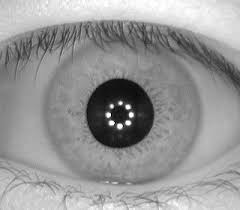
#> input picture IrisTestImages/irisCasia.jpg, 240 x 210 px, given in place of iris6.bmp, which was not available
$ jupyter execute --allow-errors IrisBase.ipynb   (shell and % lines are left out)   (text cells are left out)
#> lines starting #> are read from the running program, lines starting #| are printed output that depends on the picture; after the words box and inside, x2 and y2 are one past the last pixel; in counts of white or black regions, pixels touching at a corner belong together; pictures that were not available may be replaced by others from this repository, and a replacement may not be noted
[cell 1]
from google.colab import files
uploaded = files.upload()
#> the answer given: irisCasia.jpg

#> (a cell that did not finish here is left out)

[cell 3]
import numpy as np
import cv2
import matplotlib.pyplot as plt
import matplotlib.image as mpimg
import scipy.ndimage as nd
import time

[cell 4]
from google.colab import files
uploaded = files.upload()
#> the answer given: aeval1.bmp

[cell 5]
path = '/media/dela/1TB/A Universidad/Electrica/VIII Sem/Procesamiento Digital de Imagenes/IrisRec/IrisRecognition/IrisTestImages/'
image = mpimg.imread(path + 'iris6.bmp')
#> image is the input picture: shape (210, 240, 3); min 0, max 255, mean 150.3
#image =cv2.imread('/content/irisCasia.jpg')
thresh, binary_image = cv2.threshold(image, 110, maxval=255, type=cv2.THRESH_BINARY)
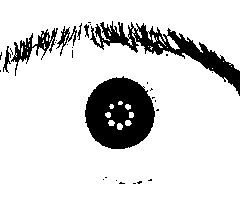
#> binary_image: shape (210, 240, 3); 85.7% white; 31 black regions (24 under 20 px), largest, box (x1, y1, x2, y2) and area: (85, 76, 155, 149) 3687, (90, 21, 240, 96) 2508, (11, 28, 58, 76) 590
blurred_image = cv2.GaussianBlur(binary_image, (9,9), 0)
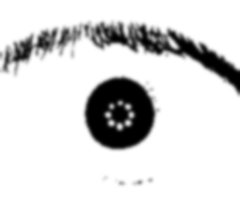
#> blurred_image: shape (210, 240, 3); min 0, max 255, mean 218.6
image = cv2.Canny(blurred_image, 100, 200)
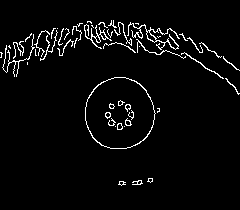
#> image: shape (210, 240); 3.8% white in thin lines or dots, all inside (x1, y1, x2, y2) = (0, 20, 240, 186)
plt.imshow(image)

$ run again, on IrisTestImages/MMUIrisDatabase/MMU Iris Database/1/left/aeval3.bmp
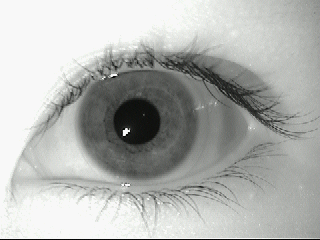
#> input picture IrisTestImages/MMUIrisDatabase/MMU Iris Database/1/left/aeval3.bmp, 320 x 240 px, given in place of iris6.bmp, which was not available
#> image is the input picture: shape (240, 320, 3); mean R, G, B 177.6, 179.4, 176.6
#> `blurred_image = cv2.GaussianBlur(binary_image, (9,9), 0)`:
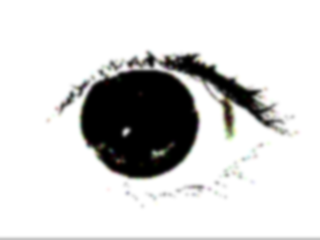
#> blurred_image: shape (240, 320, 3); mean R, G, B 211.7, 211.7, 211.1
#> `image = cv2.Canny(blurred_image, 100, 200)`:
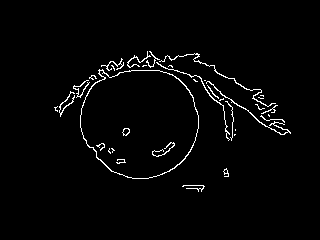
#> image: shape (240, 320); 2.3% white in thin lines or dots, all inside (x1, y1, x2, y2) = (54, 51, 291, 192)
